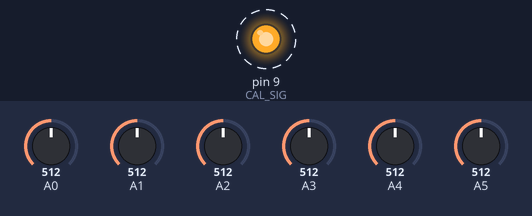
A sketch run on a simulated Arduino Uno, built with avr-gcc and run on an emulated ATmega328P. Parts: output pins drawn as LEDs (lit = HIGH). Dashed ring = blinking. Inputs (shaded band) come from the test bench; at power-on: A0 = 512, A1 = 512, A2 = 512, A3 = 512, A4 = 512, A5 = 512. What the sketch prints to the serial monitor is not drawn.

Above: at 1.21 s.
1.3 s: A0 set to 716
4.3 s: A1 set to 716
7.3 s: A2 set to 716
10.3 s: A3 set to 716
13.3 s: A4 set to 716
16.3 s: A5 set to 716
Timing chart, 0 to 20.3 s (numbered marks = the images above; inputs shaded):
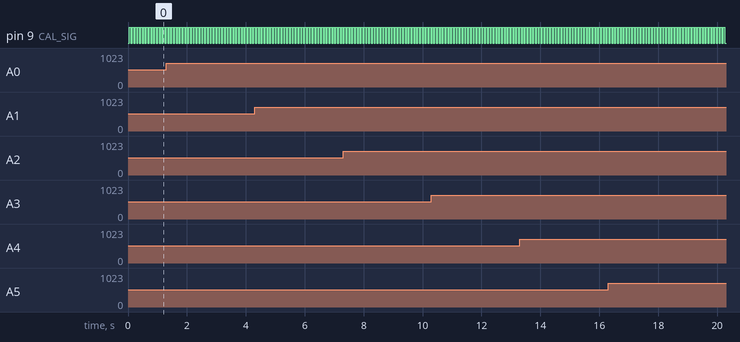

The sketch:

WriteSensorData.ino
```cpp
// (licence header left out)
#include <compat/deprecated.h>
#include <FlexiTimer2.h>

#define NUMCHANNELS 6
#define HEADERLEN 4
#define PACKETLEN (NUMCHANNELS * 2 + HEADERLEN + 1)
#define SAMPFREQ 256
#define TIMER2VAL (1024/(SAMPFREQ))
#define CAL_SIG 9

// NOT USED
// struct packet
// {
// 	uint8_t sync0;
//  	uint8_t sync1;
//  	uint8_t version;
//  	uint8_t count;
//  	uint16_t data[6];
//  	uint8_t switches;
// }

volatile unsigned char packet[PACKETLEN];
volatile unsigned char index;
volatile unsigned char current_channel;
volatile unsigned char counter = 0;
volatile unsigned char adc_value = 0;

void toggle_CAL_SIG(void)
{
	if (digitalRead(CAL_SIG) == HIGH)
	{
		digitalWrite(CAL_SIG, LOW);
	}
	else
	{
		digitalWrite(CAL_SIG, HIGH);
	}
}

void setup(void)
{
	noInterrupts();

	pinMode(CAL_SIG, OUTPUT);

	packet[0] = 0xa5;
	packet[1] = 0x5a;
	packet[2] = 2;
	packet[3] = 0;
	packet[4] = 0x02;
	packet[5] = 0x00;
	packet[6] = 0x02;
	packet[7] = 0x00;
	packet[8] = 0x02;
	packet[9] = 0x00;
	packet[10] = 0x02;
	packet[11] = 0x00;
	packet[12] = 0x02;
	packet[13] = 0x00;
	packet[14] = 0x02;
	packet[15] = 0x00;
	packet[2 * NUMCHANNELS + HEADERLEN] =  0x01;

	FlexiTimer2::set(TIMER2VAL, Timer2_Overflow_ISR);
	FlexiTimer2::start();

	Serial.begin(57600);

	interrupts();
}

void Timer2_Overflow_ISR(void)
{
	for (current_channel = 0; current_channel < 6; current_channel++)
	{
		adc_value = analogRead(current_channel);
		packet[((2*current_channel) + HEADERLEN)] = ((unsigned char) ((adc_value & 0xFF00) >> 8));
		packet[((2*current_channel) + HEADERLEN + 1)] = ((unsigned char) (adc_value & 0x00FF));
	}

	for (index = 4; index < 16; index++)
	{
		Serial.write(packet[index] & 0x3E);
	}

	packet[3]++;
	counter++;

	if (counter == 12)
	{
		counter = 0;
		toggle_CAL_SIG();
	}
}

void loop()
{
	__asm__ __volatile__ ("sleep");
}
```

Measured:
- by itself, pin 9 (CAL_SIG): alternates HIGH for 0.05 s and LOW for 0.05 s
